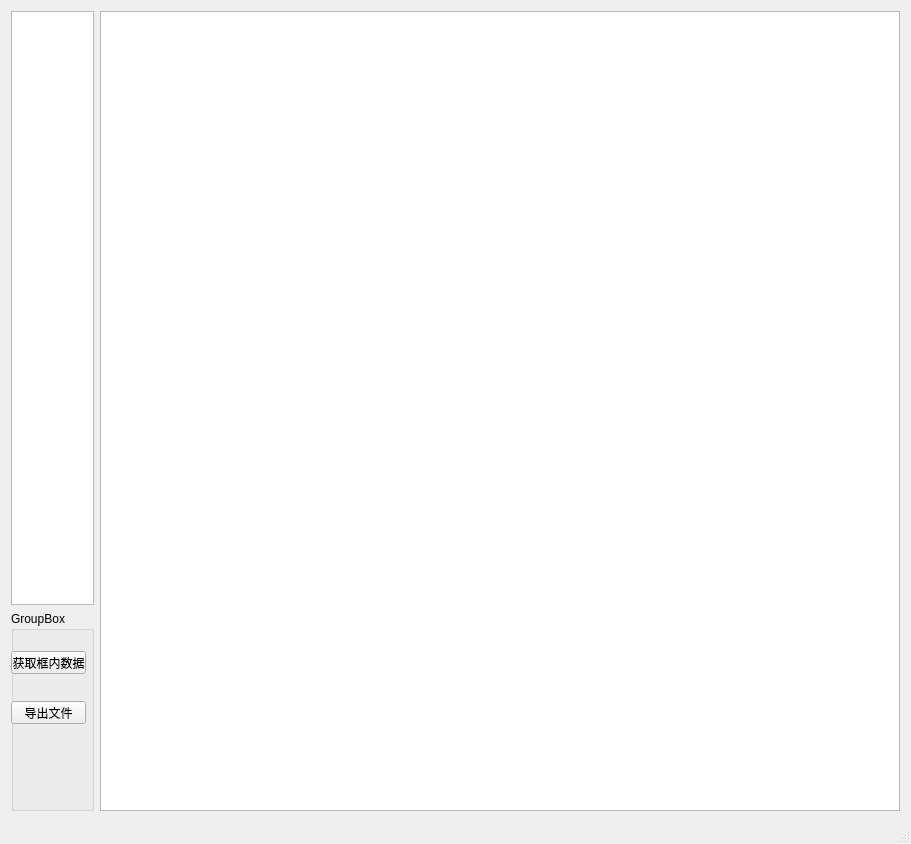
<?xml version="1.0" encoding="UTF-8"?>
<ui version="4.0">
 <class>MainWindow</class>
 <widget class="QMainWindow" name="MainWindow">
  <property name="geometry">
   <rect>
    <x>0</x>
    <y>0</y>
    <width>899</width>
    <height>838</height>
   </rect>
  </property>
  <property name="windowTitle">
   <string>MainWindow</string>
  </property>
  <widget class="QWidget" name="centralWidget">
   <layout class="QGridLayout" name="gridLayout">
    <item row="0" column="1">
     <layout class="QVBoxLayout" name="verticalLayout">
      <item>
       <widget class="InteractiveView" name="graphicsView">
        <property name="minimumSize">
         <size>
          <width>800</width>
          <height>800</height>
         </size>
        </property>
        <property name="maximumSize">
         <size>
          <width>800</width>
          <height>800</height>
         </size>
        </property>
       </widget>
      </item>
     </layout>
    </item>
    <item row="0" column="0">
     <layout class="QVBoxLayout" name="verticalLayout_2">
      <item>
       <widget class="QTableView" name="tableView"/>
      </item>
      <item>
       <widget class="QGroupBox" name="groupBox">
        <property name="minimumSize">
         <size>
          <width>0</width>
          <height>200</height>
         </size>
        </property>
        <property name="title">
         <string>GroupBox</string>
        </property>
        <widget class="QPushButton" name="pushButton">
         <property name="geometry">
          <rect>
           <x>0</x>
           <y>40</y>
           <width>75</width>
           <height>23</height>
          </rect>
         </property>
         <property name="text">
          <string>获取框内数据</string>
         </property>
        </widget>
        <widget class="QPushButton" name="pushButton_2">
         <property name="geometry">
          <rect>
           <x>0</x>
           <y>90</y>
           <width>75</width>
           <height>23</height>
          </rect>
         </property>
         <property name="text">
          <string>导出文件</string>
         </property>
        </widget>
       </widget>
      </item>
     </layout>
    </item>
   </layout>
  </widget>
  <widget class="QStatusBar" name="statusBar"/>
 </widget>
 <layoutdefault spacing="6" margin="11"/>
 <customwidgets>
  <customwidget>
   <class>InteractiveView</class>
   <extends>QGraphicsView</extends>
   <header>interactiveview.h</header>
  </customwidget>
 </customwidgets>
 <resources/>
 <connections/>
</ui>
